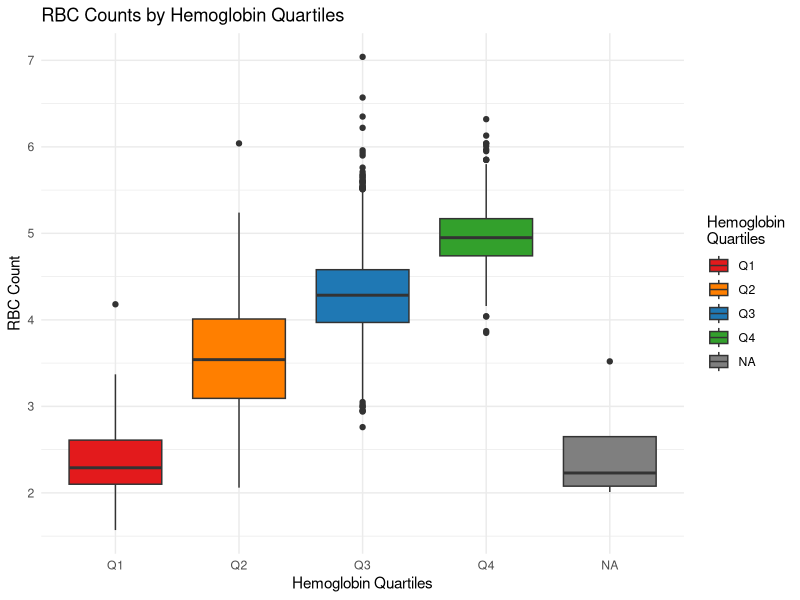
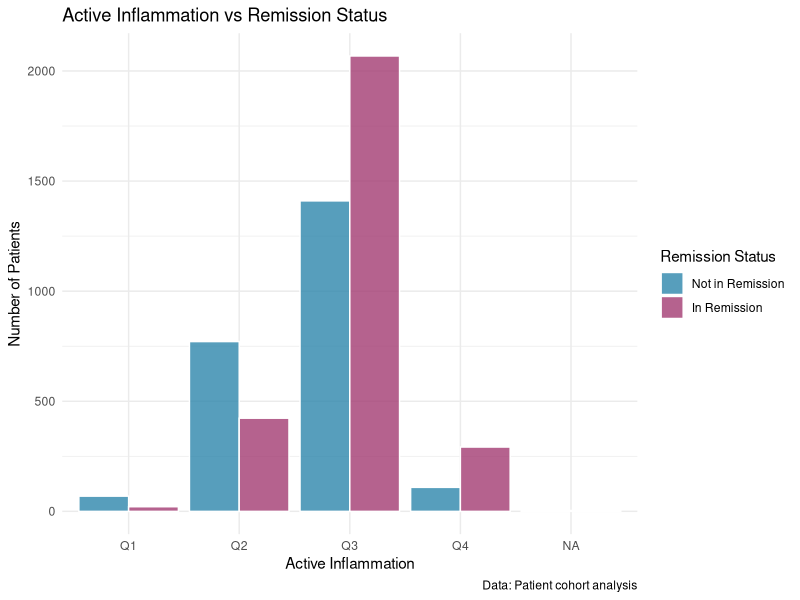
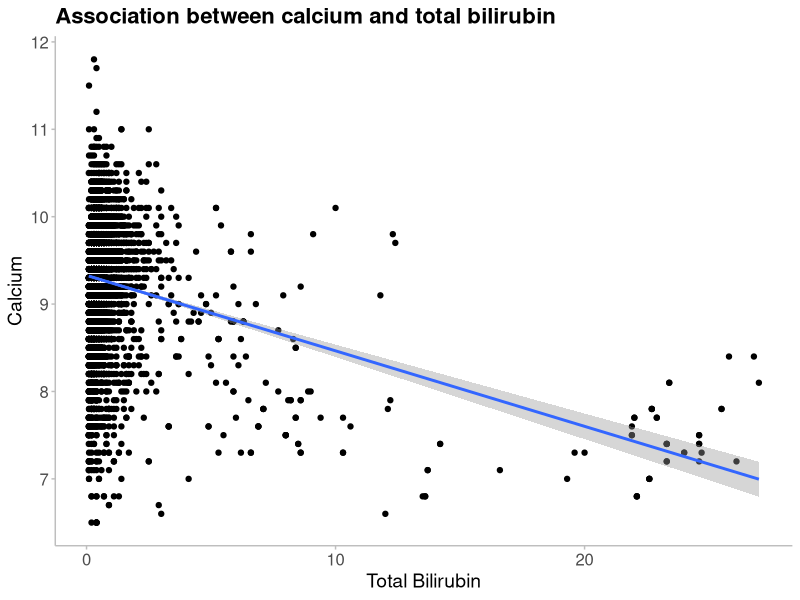

Source code (R) for these figures, in order:
#----Script Header-------------------------------------------------------------####
# Date: 10.09.2025         
# Author: Data_drama_queens     
# Filename: creating-plots
# Description: Script for creating plots.
#              We were given 5 questions, and asked to select one question each.
#              We have answered the following questions:
#                 - Does the remission depend on the hemoglobin level categorized into quartiles?
#                 - Does the remission depend on chloride?
#                 - Is there an association between calcium and total bilirubin?
# Project: RMED901A_Exam_Assignment
#-------------------------------------------------------------------------------###

# Read the data ----
library(here)
library(ggplot2)
library(tidyverse)

patient_data <- read_delim(
  here("data", "data_for_analysis", "20250908-tidy-joined-exam-data.txt"),
  delim = "\t"
)


# Does the remission depend on the hemoglobin level categorized into quartiles?
# Hemoglobin quartiles vs RBC counts - statistical analysis
# ANOVA test
patient_data %>% 
  aov(rbc ~ hgb_quartiles, data = .) %>%  # Performs one-way ANOVA
  broom::tidy()                           # Converts results to clean data frame


# Creates table for active inflammation vs remission
table(patient_data$active, patient_data$remission)

# Plot 1 - Hemoglobin quartiles vs RBC counts
hgb_RBC_plot <- ggplot(patient_data, aes(x = hgb_quartiles, y = rbc, fill = hgb_quartiles)) +
  geom_boxplot() +                        # Creates box plots
  scale_fill_manual(values = c("#E31A1C", "#FF7F00", "#1F78B4", "#33A02C"), # Custom colors for each quartile
                    name = "Hemoglobin\nQuartiles") +     # Legend title 
  labs(title = "RBC Counts by Hemoglobin Quartiles",     # Main title
       x = "Hemoglobin Quartiles",                       # X-axis label
       y = "RBC Count") +                                # Y-axis label
  theme_minimal()                         

hgb_RBC_plot



# Plot 2 - hgb_quartiles vs remission
inflammation_remission_plot <- ggplot(patient_data, aes(x = hgb_quartiles, fill = remission)) +
  geom_bar(position = "dodge",            # Side-by-side bars 
           alpha = 0.8,                   # Semi-transparent bars 
           color = "white",               # White borders around bars
           size = 0.5) +                  # Border thickness
  scale_fill_manual(values = c("#2E86AB", "#A23B72"),    
                    name = "Remission Status",           # Legend title
                    labels = c("Not in Remission", "In Remission")) + # Custom legend labels
  labs(title = "Active Inflammation vs Remission Status", # Main title
       x = "Active Inflammation",                         # X-axis label
       y = "Number of Patients",                          # Y-axis label
       caption = "Data: Patient cohort analysis") +      # Bottom caption
  theme_minimal()                         

inflammation_remission_plot


# Association between calcium and total bilirubin----
#Plot the data first
patient_data  %>%
  ggplot(aes(x = tbil, y = cal)) +
  geom_point() +
  geom_smooth(method = "lm") +
  xlab("Total Bilirubin") + #change x axis label
  ylab("Calcium") + #y axis labels
  labs(title = "Association between calcium and total bilirubin") +
  theme_minimal() + #use the minimal theme
  theme(
    panel.grid.major = element_blank(), #remove major grid
    panel.grid.minor = element_blank(), #remove minor grid
    axis.line = element_line(colour="grey", linewidth = 0.5), #include x and y axis
    axis.ticks = element_line(colour = "grey", linewidth = 0.5), #include tick marks
    plot.title = element_text(size = 16, face = "bold"), #change title font
    axis.title = element_text(size = 14), #change axis title size
    axis.text.x = element_text( size = 12), #change x-axis text size
    axis.text.y = element_text(size=12) #change y-axis text size
  ) 

# From the plot we see that the data is not well captured by a linear relationships.
# Most points are located at low levels of total bilirubin, while a few points are located to the right.
# If the analyse was to be used in a "real" analysis, we should consider measures to improve the 
# association evaluation.

# However, a linear regression analysis for the association between calcium and total bilirubin is 
# considered to be sufficient in this project.
cal_tbil_lm <- patient_data %>% 
  lm(cal ~ tbil, data = .) %>%
  broom::tidy()

#View the regression results
cal_tbil_lm

# The linear regression indicates that there is an association between calcium and total bilirubin.
# The estimated coefficient is -0.09, with a p-value of 1.8e-104.
